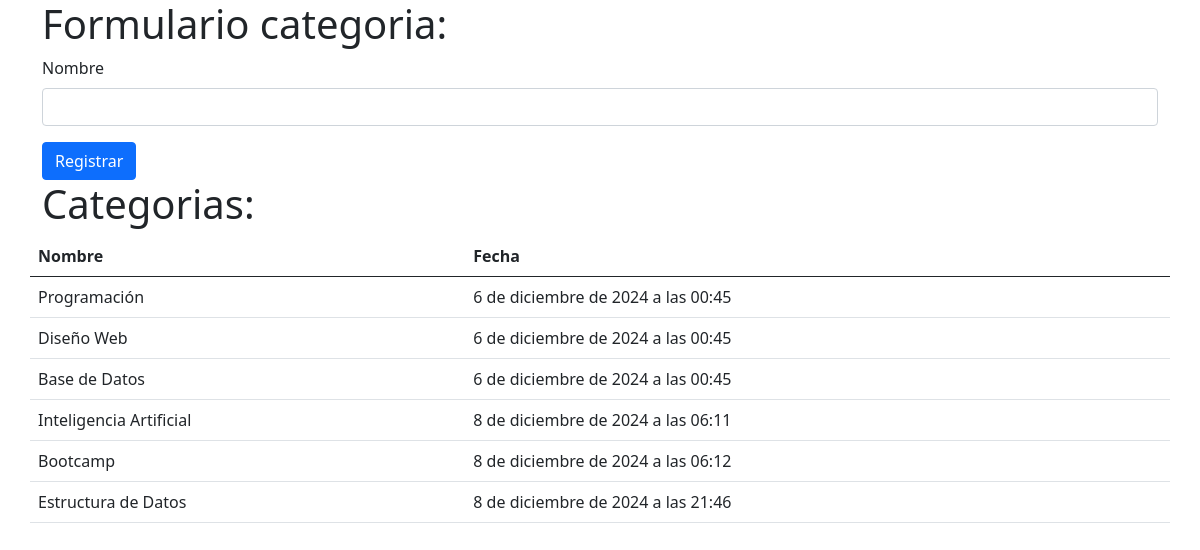
Page /cursos/categorias_form/ on the committed database.
### curso/models.py (models this page shows, shortened)
class Categoria(models.Model):
    nombre = models.CharField(
        max_length=100,
        validators=[validar_longitud_minima, validar_longitud_maxima],
    )
    created = models.DateTimeField(auto_now_add=True)
    updated = models.DateTimeField(auto_now=True)

### curso/views.py (the view)
# urls.py: path('categorias_form/', views.categorias, name='categoria'),
def categorias(request):
    post_nombre = request.POST.get("nombre")
    if post_nombre:
        q = Categoria(nombre=post_nombre)
        q.save()
    categorias = Categoria.objects.all()
    return render(request, "categorias.html", {
        "categorias": categorias
    })

### curso/templates/categorias.html (shortened to what this page needs)
{% load static %}
<!doctype html>
<html lang="en">
    <head>
        <link href="{% static 'core/bootstrap-5.0.2/dist/css/bootstrap.min.css' %}" rel="stylesheet">
    </head>
    <body>
        <div class="container">
            <h1>Formulario categoria:</h1>
            <form class="row g-3" action="{% url 'categoria' %}" method="post">
                <div class="col-12">
                    <label for="nombre" class="form-label">Nombre</label>
                    <input type="text" class="form-control" id="nombre" name="nombre" placeholder="" maxlength="100">
                </div>
                <div class="col-12">
                    <button type="submit" class="btn btn-primary">Registrar</button>
                </div>
            </form>
            <div class="row">
                <h1>Categorias:</h1>
                <table class="table table-hover">
                    <thead>
                        <tr>
                            <th scope="col">Nombre</th>
                            <th scope="col">Fecha</th>
                        </tr>
                        </thead>
                        <tbody>
                            {% for categoria in categorias %}
                            <tr>
                                <td>{{ categoria.nombre }}</td>
                                <td>{{ categoria.created }}</td>
                            </tr>
                            {% endfor %}
                        </tbody>
                </table>
            </div>
        </div>
    </body>
</html>

### rows in the picture
Categoria: nombre "Programación", created "6 de diciembre de 2024 a las 00:45"
Categoria: nombre "Diseño Web", created "6 de diciembre de 2024 a las 00:45"
Categoria: nombre "Base de Datos", created "6 de diciembre de 2024 a las 00:45"
Categoria: nombre "Inteligencia Artificial", created "8 de diciembre de 2024 a las 06:11"
Categoria: nombre "Bootcamp", created "8 de diciembre de 2024 a las 06:12"
Categoria: nombre "Estructura de Datos", created "8 de diciembre de 2024 a las 21:46"
